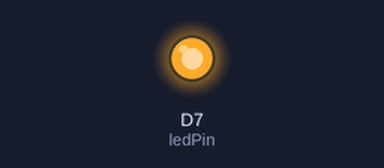
A sketch run on a simulated ESP8266 (NodeMCU). Shown: output pins drawn as LEDs (lit = HIGH).

Above: at 0.3 s.
At 27.4 s:
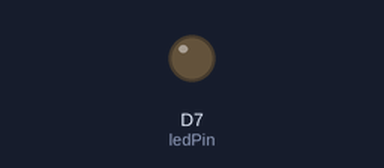
Timing chart, 0 to 29.6 s (numbered marks = the images above):
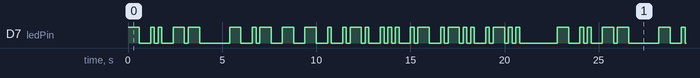

Measured:
- by itself, D7 (ledPin): moves between LOW and HIGH, repeating every 22.8 s
- by itself, everything shown: repeats every 22.8 s, in 54 steps

The sketch:

morse-code-name.ino
```cpp
int ledPin = D7;

int unitLength = 200;
int dotWait = unitLength;
int dashWait = unitLength * 3;
int letterWait = unitLength * 2;
int wordWait = unitLength * 7;

void setup() {
    pinMode(ledPin, OUTPUT);
}

void dot() {
    digitalWrite(ledPin, HIGH);
    delay(dotWait);
    digitalWrite(ledPin, LOW);
    delay(dotWait);
}

void dash() {
    digitalWrite(ledPin, HIGH);
    delay(dashWait);
    digitalWrite(ledPin, LOW);
    delay(dotWait);
}

void loop() {
    dash(); // T
    delay(letterWait);

    dot();
    dot(); // I
    delay(letterWait);

    dash();
    dash(); // M

    delay(wordWait);

    dash(); // T
    delay(letterWait);

    dot();
    dash(); // A
    delay(letterWait);

    dash(); // T
    delay(letterWait);

    dash(); // T
    delay(letterWait);

    dot(); // E
    delay(letterWait);

    dot();
    dash();
    dot(); // R
    delay(letterWait);

    dot();
    dot();
    dot(); // S
    delay(letterWait);

    dot();
    dash(); // A
    delay(letterWait);

    dot();
    dash();
    dot();
    dot(); // L
    delay(letterWait);

    dot();
    dash();
    dot();
    dot(); // L
    delay(letterWait);

    delay(wordWait);
}
```
